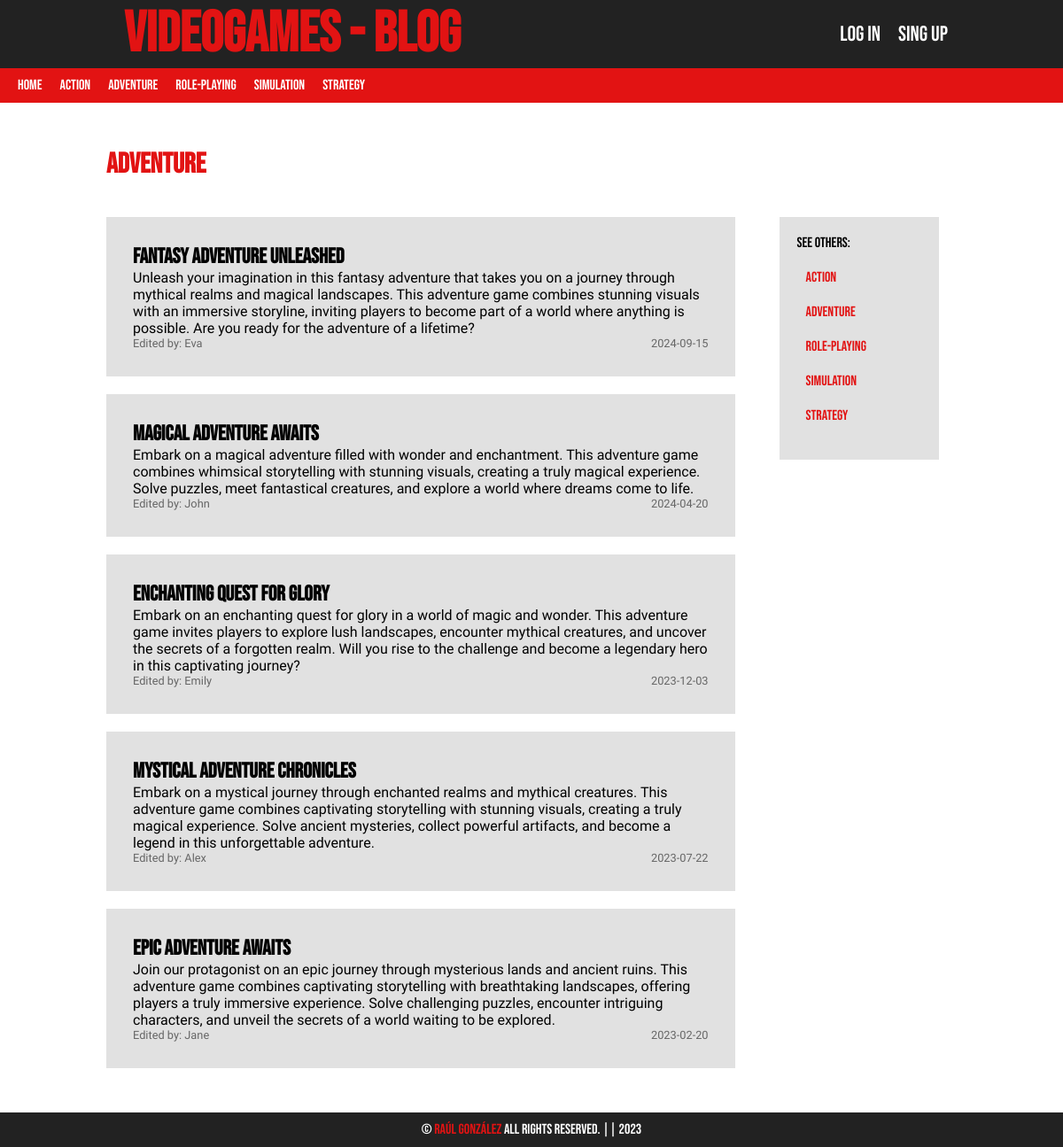
The app's page /Category/showEntriesFromCategorie/?category_id=2&category_name=Adventure with its own data.
### tables this page shows
CREATE TABLE IF NOT EXISTS categories (
    id INT(255) AUTO_INCREMENT NOT NULL,
    name VARCHAR(100),
    CONSTRAINT pk_categories PRIMARY KEY (id)
);

CREATE TABLE IF NOT EXISTS entries (
    id INT(255) AUTO_INCREMENT NOT NULL,
    user_id INT(255) NOT NULL,
    category_id INT(255) NOT NULL,
    title VARCHAR(255) NOT NULL,
    description MEDIUMTEXT,
    date DATE NOT NULL,
    CONSTRAINT pk_entries PRIMARY KEY (id),
    CONSTRAINT fk_entry_user FOREIGN KEY (user_id) REFERENCES users (id),
    CONSTRAINT fk_entry_category FOREIGN KEY (category_id) REFERENCES categories (id) ON DELETE NO ACTION
);

CREATE TABLE IF NOT EXISTS users (
    id INT(255) AUTO_INCREMENT NOT NULL,
    name VARCHAR(100) NOT NULL,
    last_name VARCHAR(100) NOT NULL,
    email VARCHAR(255) NOT NULL,
    password VARCHAR(255) NOT NULL,
    date DATE NOT NULL,
    CONSTRAINT pk_users PRIMARY KEY (id),
    CONSTRAINT uq_email UNIQUE (email)
);

### Lib/Pages.php (called while the page is built, shortened)
<?php
class Pages
{
    public function render(string $pageName, array $params = null): void{
        require_once "Views/layout/header.php";
        require_once "Views/$pageName.php";
        require_once "Views/layout/footer.php";
    }
}

### Controllers/CategoryController.php (called while the page is built, shortened)
<?php
class CategoryController{
    private Pages $pages;
    private Category $Category;
    public function __construct(){
        $this->pages = new Pages();
        $this->Category = new Category();
    }
    public function getAll(): ?array{
        return  $this->Category->getAll();
    }
    public function showEntriesFromCategorie(){
        $category_id = $_GET['category_id'];
        $category_name = $_GET['category_name'];
        $entries = $this->Category->showEntriesFromCategorie($category_id);
        $this->pages->render("Category/showEntriesFromCategorie", ["entries" => $entries, "category_name" => $category_name]);
    }
}

### index.php (called while the page is built, shortened)
<?php
require_once "AutoLoad.php";
FrontController::main();

### Lib/DataBase.php (called while the page is built, shortened)
<?php
class DataBase{
    private $connection;
    private mixed $result;
    function __construct(
        private string $server = SERVER,
        private string $user = USER,
        private string $pass = PASSWORD,
        private string $database= DATABASE
    ){
        $this->connection = $this->connect();
    }
    private function connect(): PDO {
        try {
            $options = array(
                PDO::MYSQL_ATTR_INIT_COMMAND => "SET NAMES Utf8",
                PDO::MYSQL_ATTR_FOUND_ROWS => true
            );
            $connection = new PDO("mysql:host={$this->server};dbname={$this->database}", $this->user, $this->pass, $options);
            return $connection;
        } catch(PDOException $e){
            echo "There has been an error, and it's not possible to connect to the database. Details: " . $e->getMessage();
            exit;
        }
    }
    public function query(string $consultasQL): void
    {
        $this->result = $this->connection->query($consultasQL);
    }
    public function extractAll(): array
    {
        return $this->result->fetchAll(PDO::FETCH_ASSOC);
    }
    public function close(){
        if ($this->connection !== null) {
            $this->connection = null;
        }
    }
}

### Models/Category.php (called while the page is built, shortened)
<?php
class Category {
    private CategoryRepository $CategoryRepository;
    public function __construct(){
        $this->CategoryRepository = new CategoryRepository();
    }
    public function getAll(): ?array{
        return  $this->CategoryRepository->getAll();
    }
    public function showEntriesFromCategorie($category_id){
        return $this->CategoryRepository->showEntriesFromCategorie($category_id);
    }
}

### Repositories/CategoryRepository.php (called while the page is built, shortened)
<?php
class CategoryRepository
{
    private DataBase $connection;
    function __construct()
    {
        $this->connection = new DataBase();
    }
    public function getAll(): ? array{
        $this->connection->query("SELECT * FROM categories ORDER BY id ASC");
        $categories = $this->connection->extractAll();
        return $categories;
    }
    public function showEntriesFromCategorie($category_id){
        $this->connection->query("SELECT * FROM entries WHERE category_id=$category_id ORDER BY id DESC");
        $entries = $this->connection->extractAll();
        return $entries;
    }
}

### AutoLoad.php (called while the page is built, shortened)
<?php
spl_autoload_register (function ($clase) {
    $directorio_clase = str_replace('\\', '/', $clase);
});

### Controllers/UserController.php (called while the page is built, shortened)
<?php
class UserController{
    public function getUserFromId($user_id){
        $this->userRepository = new UserRepository();
        return $this->userRepository->getUserFromId($user_id);
    }
}

### Repositories/UserRepository.php (called while the page is built, shortened)
<?php
class UserRepository
{
    private DataBase $connection;
    function __construct()
    {
        $this->connection = new DataBase();
    }
    public function getUserFromId($user_id){
        $this->connection->query("SELECT name FROM users WHERE id=$user_id");
        $user_id = $this->connection->extractAll();
        return $user_id;
    }
}

### Views/Category/showEntriesFromCategorie.php (the view, shortened to what this page needs)
<?php
$userController = new UserController();
?>
<?php if(isset($entries)) : ?>
    <h1><?=$category_name?></h1>
        <div class="showEntries">
            <div class="entries">
                <?php foreach($entries as $entry) : ?>
                    <div class="entry">
                        <div>
                            <h2><?=$entry['title']?></h2>
                            <p><?=$entry['description']?></p>
                        </div>
                        <div class="entry-dateUser">
                            <p>Edited by: <?= $userController->getUserFromId($entry['user_id'])[0]["name"]?></p>
                            <p><?=$entry['date']?></p>
                        </div>
                    </div>
                <?php endforeach; ?>
            </div>
            <div class="aside">
                <p>See others:</p>
                <ul>
                    <?php foreach($categories as $categorie): ?>
                        <li>
                        <a href="<?=BASE_URL?>Category/showEntriesFromCategorie/?category_id=<?=$categorie['id']?>&category_name=<?=$categorie['name']?>"><?=$categorie['name']?></a>
                        </li>
                    <?php endforeach; ?>
                </ul>
            </div>
        </div>
<?php else : ?>
<?php endif; ?>

### Views/Layout/Header.php (shortened to what this page needs)
<?php
    $CategoryController = new CategoryController();
    $categories = $CategoryController->getAll();
?>
<!DOCTYPE html>
<html lang="en">
<head>
    <link rel="stylesheet" href="<?=BASE_URL?>Style/style.css">
</head>
<body>
    <header>
        <div class="header-top">
            <h1><a href="<?=BASE_URL?>">VideoGames - Blog</a></h1>
            <ul>
                <?php if(!isset($_SESSION['login'])): ?>
                    <li><a href="<?=BASE_URL?>User/Login/">Log in</a></li>
                    <li><a href="<?=BASE_URL?>User/Register/">Sing Up</a></li>
                <?php endif; ?>
            </ul>
        </div>
        <div class="header-bottom">
            <nav>
                <ul>
                    <li><a href="<?=BASE_URL?>">Home</a></li>
                    <?php foreach($categories as $categorie): ?>
                        <li>
                        <a href="<?=BASE_URL?>Category/showEntriesFromCategorie/?category_id=<?=$categorie['id']?>&category_name=<?=$categorie['name']?>"><?=$categorie['name']?></a>
                        </li>
                    <?php endforeach; ?>
                </ul>
            </nav>
        </div>
    </header>
    <main>

### Style/style.css (style rules this page uses)
* { padding: 0; margin: 0; box-sizing: border-box; }
:root { --color1: #222222; --color2: rgb(226, 19, 19); }
header { display: flex; flex-direction: column; flex-wrap: nowrap; }
header div, header ul { display: flex; flex-direction: row; flex-wrap: nowrap; align-items: center; }
header ul { list-style: none; }
header div { justify-content: space-between; width: 100%; }
.header-top { padding: 0px 10%; }
.header-top, footer { background-color: var(--color1); font-family: Bebas Neue; }
.header-top h1 a { color: var(--color2); margin: 20px; font-size: 2em; text-decoration: none; transition: 0.6s; }
.header-top li>a { text-decoration: none; color: white; margin: 10px; font-size: 1.5em; transition: 0.3s; }
.header-top li { transition: 0.3s; }
.header-bottom { background-color: var(--color2); padding: 10px; font-family: Bebas Neue; }
.header-bottom a { color: white; text-decoration: none; margin: 0 10px; transition: 0.3s; }
.header-bottom li { transition: 0.3s; }
main { padding: 30px 10%; font-family: Bebas Neue; flex: 1; }
main h1 { color: var(--color2); font-family: Bebas Neue; margin: 20px 0; }
.entry { background-color: #e1e1e1; margin: 20px 0; padding: 30px; display: flex; flex-direction: column; justify-content: space-between; font-family: Prompt; width: 100%; transition: 0.3s; }
.entry h2 { font-family: Bebas Neue; }
.entry-dateUser { display: flex; flex-direction: row; align-items: center; justify-content: space-between; color: #666; font-size: 0.8em; }
.showEntries { display: flex; flex-direction: row; align-items: flex-start; justify-content: space-between; gap: 30px; }
.aside { display: flex; flex-direction: column; justify-content: space-between; margin: 20px; background-color: #e1e1e1; padding: 20px; width: 20%; }
.aside ul { list-style: none; }
.aside li { margin: 20px 10px; transition: 0.3s; }
.aside a { color: var(--color2); text-decoration: none; transition: 0.3s; }
.entries { width: 80%; }
body { min-height: 100vh; display: flex; flex-direction: column; justify-content: space-between; }

### records on screen
categories: name "Action"
categories: name "Adventure"
categories: name "Role-playing"
categories: name "Simulation"
categories: name "Strategy"
entries: title "Fantasy Adventure Unleashed", description "Unleash your imagination in this fantasy adventure that takes you on a journey through mythical realms and magical landscapes. This adventure game combines stunning visuals with an immersive storyline, inviting players to become part of a world where anything is possible. Are you ready for the adventure of a lifetime?", user.name "Eva", date "2024-09-15"
entries: title "Magical Adventure Awaits", description "Embark on a magical adventure filled with wonder and enchantment. This adventure game combines whimsical storytelling with stunning visuals, creating a truly magical experience. Solve puzzles, meet fantastical creatures, and explore a world where dreams come to life.", user.name "John", date "2024-04-20"
entries: title "Enchanting Quest for Glory", description "Embark on an enchanting quest for glory in a world of magic and wonder. This adventure game invites players to explore lush landscapes, encounter mythical creatures, and uncover the secrets of a forgotten realm. Will you rise to the challenge and become a legendary hero in this captivating journey?", user.name "Emily", date "2023-12-03"
entries: title "Mystical Adventure Chronicles", description "Embark on a mystical journey through enchanted realms and mythical creatures. This adventure game combines captivating storytelling with stunning visuals, creating a truly magical experience. Solve ancient mysteries, collect powerful artifacts, and become a legend in this unforgettable adventure.", user.name "Alex", date "2023-07-22"
entries: title "Epic Adventure Awaits", description "Join our protagonist on an epic journey through mysterious lands and ancient ruins. This adventure game combines captivating storytelling with breathtaking landscapes, offering players a truly immersive experience. Solve challenging puzzles, encounter intriguing characters, and unveil the secrets of a world waiting to be explored.", user.name "Jane", date "2023-02-20"

### other values on screen
$category_name "Adventure"
